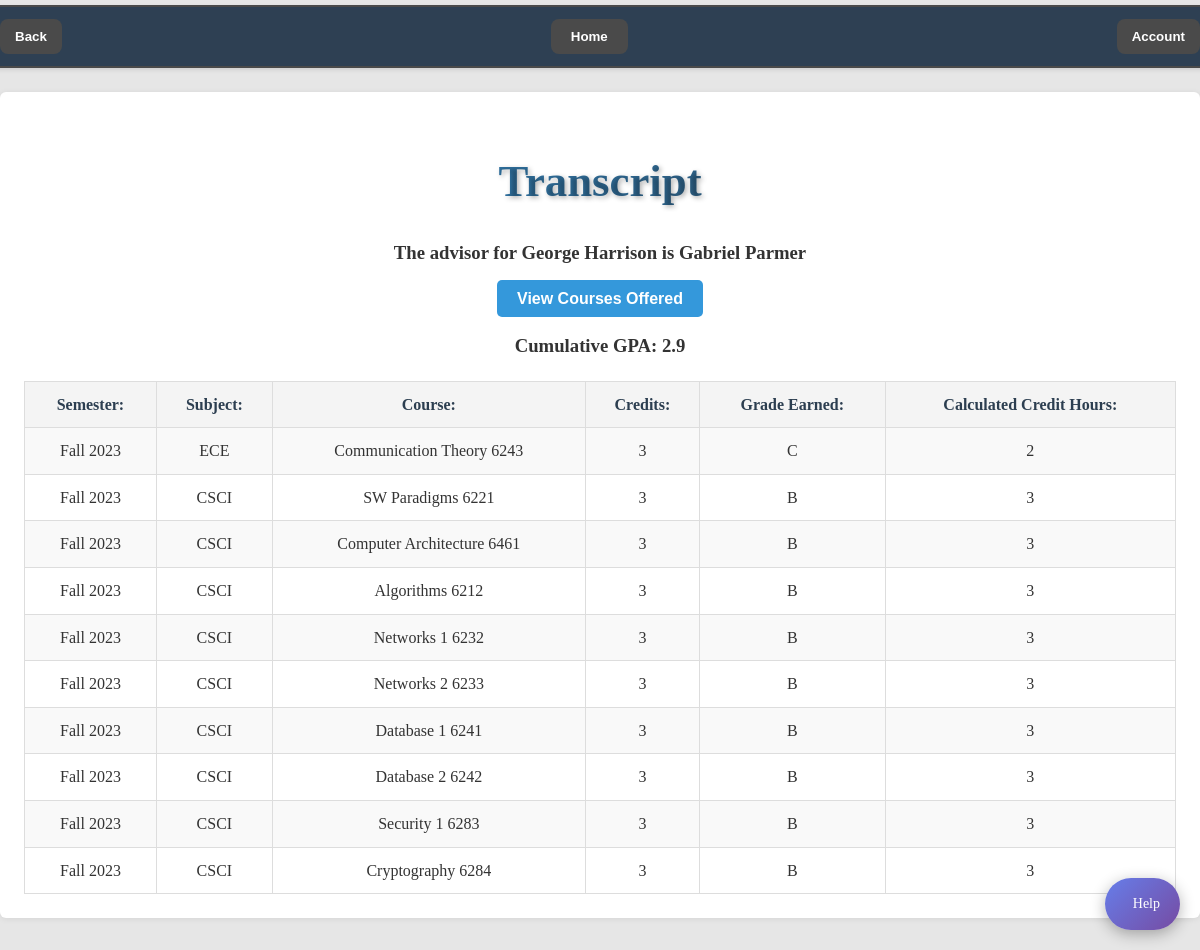
/transcript/66666666 (signed in), run on the app's committed database.
### tables this page shows
CREATE TABLE transcript (
    id INTEGER PRIMARY KEY AUTOINCREMENT,
    student_uid CHAR(8) NOT NULL,
    crn INTEGER NOT NULL,
    semester VARCHAR(20) NOT NULL,
    grade VARCHAR(2),
    grade_edited BOOLEAN DEFAULT FALSE,
    FOREIGN KEY (student_uid) REFERENCES grad_student(uid),
    FOREIGN KEY (crn) REFERENCES courses(crn),
    UNIQUE(student_uid, crn, semester)
);

CREATE TABLE department (
    d_num INTEGER PRIMARY KEY,
    d_name VARCHAR(50) UNIQUE NOT NULL
);

CREATE TABLE courses (
    crn INTEGER PRIMARY KEY,
    course_title VARCHAR(100) NOT NULL,
    d_num INTEGER NOT NULL,
    credits INTEGER NOT NULL,
    description TEXT,
    FOREIGN KEY (d_num) REFERENCES department(d_num)
);

### main.py (the view)
@app.route('/transcript/<int:uid>', methods=['GET'])
def transcript(uid):
    if 'uid' not in session:
        return redirect(url_for('login'))  # Redirect to login if not logged in
    logged_in_uid = session['uid']
    connection = sqlite3.connect("phase-2.db")
    connection.row_factory = sqlite3.Row
    cur = connection.cursor()
    cur.execute("SELECT user_type FROM users WHERE uid = ?", (logged_in_uid,))
    user = cur.fetchone()
    if not user:
        connection.close()
        return redirect(url_for('login'))  # Redirect if user not found
    role = user['user_type']
    if role == 2:
        is_student = True
    else:
        is_student = False
    if role == 6:
        is_alumni = True
    else:
        is_alumni = False
    if role == 3:
        is_faculty = True
    else:
        is_faculty = False
    if (is_student or is_alumni) and str(logged_in_uid) != str(uid):
        connection.close()
        return redirect(url_for('home'))
    if is_faculty:
        cur.execute("SELECT * FROM grad_student WHERE uid = ? AND advisor_uid = ?", (uid, logged_in_uid))
        student = cur.fetchone()
        if not student:
            connection.close()
            return redirect(url_for('home'))  # Redirect if the student is not assigned to the advisor
    cur.execute("""SELECT t.semester, c.course_title AS course_name, c.crn AS course_number, d.d_name AS dept,c.credits, t.grade FROM transcript t JOIN courses c ON t.crn  = c.crn
                JOIN department d ON c.d_num = d.d_num
                WHERE t.student_uid = ?
                ORDER BY t.semester""",(uid,))
    transcript = cur.fetchall()
    cumulativeGPA = calculateGPA(uid)
    if cumulativeGPA is not None:
        cur.execute("UPDATE grad_student SET gpa = ? WHERE uid = ?", (cumulativeGPA, uid))
        connection.commit()
    else:
        cur.execute("UPDATE grad_student SET gpa = 0.00 WHERE uid = ?", (uid,))
        connection.commit()
    cur.execute("SELECT first_name AS fname, last_name AS lname FROM users WHERE uid = ?", (uid,))
    student = cur.fetchone()
    if student:
        studentName = student['fname'] + " " + student['lname']
    else:
        studentName = "WHO IS THIS STUDENT"
    cur.execute("SELECT advisor_uid FROM grad_student WHERE uid = ?", (uid,))
    advisor_row = cur.fetchone()
    display = "N/A"
    if advisor_row is not None:
        advisorUID = advisor_row["advisor_UID"]
        if advisorUID:
            cur.execute("SELECT first_name AS fname, last_name AS lname FROM users WHERE uid = ?", (advisorUID,))
            advisorName = cur.fetchone()
            if advisorName:
                display = advisorName['fname'] + " " + advisorName['lname']
    else:
        advisorUID = None
    connection.close()
    return render_template("transcript.html",  uid= session['uid'], transcript = transcript, cumulativeGPA = cumulativeGPA, studentName=studentName, display=display)

### main.py (called while the page is built)
def calculateGPA(uid):
    connection = sqlite3.connect("phase-2.db")
    connection.row_factory = sqlite3.Row
    cur = connection.cursor()
    cur.execute("SELECT C.credits, T.grade FROM transcript T JOIN courses C ON T.crn = C.crn WHERE T.student_uid = ?",(uid,))
    transcript = cur.fetchall()
    connection.close()
    if not transcript:
        return None
    points = 0
    totalCredits = 0
    calculations = {'A': 4.0, 'A-': 3.7, 'B+': 3.4, 'B': 3.0, 'B-': 2.7, 'C+': 2.4, 'C': 2.0, 'C-': 1.7, 'D+': 1.4, 'D': 1.0, 'D-': 0.4, 'F': 0.0}
    for classes in transcript:
        grade = classes['grade']
        credits = classes['credits']
        if grade in calculations:
            points += calculations[grade] * credits
            totalCredits += credits
    if totalCredits == 0:
        return None
    return round(points / totalCredits, 2)

### templates/transcript.html (shortened to what this page needs)
<!DOCTYPE html>
<html lang="en">
<head>
    <link rel="stylesheet" href="/static/css/styles.css">
    <div class="navbar">
        <div class = "homeButton">
            <button onclick="location.href='/home'">Home</button>
        </div>
        <button onclick="window.location.href='{{ request.referrer }}'" class="back-button">Back</button>
        <div class="dropdown">
            <button type="button" onclick="toggleDropdown()">Account</button>
        </div>
    </div>
</head>
<body>
    <main class="student-home-container" style="text-align: center;">
    <h1> Transcript </h1>
    {% include "chatbot.html" %}
    <h3>The advisor for {{ studentName }} is {{ display }}</h3>
    <a href="/course_schedule" class="primary-button">View Courses Offered</a>
    <table border="1">
        <tr>
          <th>Semester:</th>
          <th>Subject:</th>
          <th>Course:</th>
          <th>Credits:</th>
          <th>Grade Earned:</th>
          <th>Calculated Credit Hours:</th>
        </tr>
        {% if transcript %}
            {% for trans in transcript %}
            <tr>
            <td>{{ trans.semester }}</td>
            <td>{{ trans.dept }}</td>
            <td>{{ trans.course_name }} {{ trans.course_number }}</td>
            <td>{{ trans.credits  }}</td>
            <td>{{ trans.grade  }}</td>
            <td>
            {% if trans.grade == 'A' %}
            4
            {% elif trans.grade == 'A-' %}
            3.7
            {% elif trans.grade == 'B+' %}
            3.4
            {% elif trans.grade == 'B' %}
            3
            {% elif trans.grade == 'B-' %}
            2.7
            {% elif trans.grade == 'C+' %}
            2.4
            {% elif trans.grade == 'C' %}
            2
            {% elif trans.grade == 'C-' %}
            1.7
            {% elif trans.grade == 'D+' %}
            1.4
            {% elif trans.grade == 'D' %}
            1
            {% elif trans.grade == 'D-' %}
            0.7
            {% elif trans.grade == 'F' %}
            0
            {% else %}
            N/A
            {% endif %}
            </td>
            </tr>
            {% endfor %}
            {% if cumulative_gpa is not none %}
                <h3>Cumulative GPA: {{ cumulativeGPA }} </h3>
            {% else %}
                <h3>Cumulative GPA: N/A </h3>
            {% endif %}
        {% else %}
            <tr><td colspan="5">No transcript data available.</td></tr>
        {% endif %}
      </table>
      </main>
</body>
</html>

### static/css/styles.css (style rules this page uses)
body { font-family: 'Georgia', serif; background-color: #e6e6e6; color: #333; margin: 0; padding: 0; line-height: 1.6; padding-top: 60px; }
h1, h2 { font-family: 'Palatino Linotype', 'Book Antiqua', Palatino, serif; color: #2c3e50; text-align: center; margin-bottom: 20px; }
a { font-family: 'Arial', sans-serif; color: #3498db; text-decoration: none; transition: color 0.3s; }
.primary-button { background-color: #3498db; color: #ffffff; padding: 10px 20px; border: none; border-radius: 5px; font-size: 1rem; font-weight: bold; cursor: pointer; transition: background-color 0.3s, transform 0.2s; }
.navbar { position: fixed; top: 0; left: 50%; transform: translateX(-50%); width: 90%; z-index: 1000; display: flex; justify-content: space-between; align-items: center; background-color: rgba(176, 176, 176, 0.9); border: 2px solid #4a4a4a; padding: 15px 30px; box-shadow: 0 4px 10px rgba(0, 0, 0, 0.2); border-radius: 15px; margin-top: 5px; }
.navbar .homeButton { order: 2; margin: 0 auto; }
.navbar .homeButton button { background-color: #4a4a4a; color: #ffffff; padding: 10px 20px; border: none; border-radius: 8px; font-weight: bold; cursor: pointer; transition: background-color 0.3s, transform 0.2s; }
.navbar .back-button { order: 1; margin-right: auto; background-color: #4a4a4a; color: #ffffff; padding: 10px 15px; border: none; border-radius: 8px; font-weight: bold; cursor: pointer; transition: background-color 0.3s, transform 0.2s; }
.navbar .dropdown { order: 3; margin-left: auto; position: relative; }
.navbar .dropdown button { background-color: #4a4a4a; color: #ffffff; padding: 10px 15px; border: none; border-radius: 8px; font-weight: bold; cursor: pointer; transition: background-color 0.3s, transform 0.2s; }
.student-home-container { max-width: 1200px; margin: 80px auto; padding: 20px; background-color: #ffffff; border-radius: 10px; box-shadow: 0 4px 10px rgba(0, 0, 0, 0.1); position: relative; }
.student-home-container h1 { font-size: 2.8rem; color: #2c3e50; text-align: center; margin-bottom: 20px; font-weight: bold; text-shadow: 2px 2px 5px rgba(0, 0, 0, 0.3); background: linear-gradient(to right, #3498db, #2c3e50); -webkit-background-clip: text; -webkit-text-fill-color: transparent; }
.student-home-container table { width: 100%; border-collapse: collapse; margin-top: 20px; }
.student-home-container table th, .student-home-container table td { border: 1px solid #ddd; padding: 10px; text-align: center; }
.student-home-container table th { background-color: #f4f4f4; color: #2c3e50; font-weight: bold; }
.student-home-container table tr:nth-child(even) { background-color: #f9f9f9; }
.navbar { position: fixed; top: 0; width: 100%; background: #2E4053; padding: 0.75rem 1.5rem; display: flex; align-items: center; color: #fff; box-shadow: 0 2px 4px rgba(0,0,0,0.1); z-index: 1000; }
.navbar .dropdown { margin-left: auto; position: relative; }
.navbar { position: fixed; top: 0; width: 100%; background: #2E4053; padding: .75rem 1.5rem; display: flex; align-items: center; box-shadow: 0 2px 4px rgba(0,0,0,0.1); z-index: 1000; }
.student-home-container { max-width: 1200px; margin: 2rem auto; padding: 1.5rem; background: #fff; border-radius: 6px; box-shadow: 0 1px 6px rgba(0,0,0,0.08); }

### data on the page
transcript: shows "2"
transcript: shows "3"
transcript: shows "3"
transcript: shows "3"
transcript: shows "3"
transcript: shows "3"
transcript: shows "3"
transcript: shows "3"
transcript: shows "3"
transcript: shows "3"

### other printed values
{{ studentName }} "George Harrison"
{{ display }} "Gabriel Parmer"
{{ cumulativeGPA }} "2.9"
